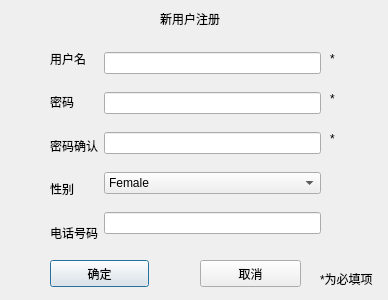
<?xml version="1.0" encoding="UTF-8"?>
<ui version="4.0">
 <class>Register</class>
 <widget class="QDialog" name="Register">
  <property name="geometry">
   <rect>
    <x>0</x>
    <y>0</y>
    <width>388</width>
    <height>300</height>
   </rect>
  </property>
  <property name="windowTitle">
   <string>Dialog</string>
  </property>
  <property name="styleSheet">
   <string notr="true"/>
  </property>
  <widget class="QLabel" name="label">
   <property name="geometry">
    <rect>
     <x>160</x>
     <y>10</y>
     <width>91</width>
     <height>17</height>
    </rect>
   </property>
   <property name="text">
    <string>新用户注册</string>
   </property>
  </widget>
  <widget class="QPushButton" name="ok_btn">
   <property name="geometry">
    <rect>
     <x>50</x>
     <y>260</y>
     <width>99</width>
     <height>27</height>
    </rect>
   </property>
   <property name="text">
    <string>确定</string>
   </property>
  </widget>
  <widget class="QPushButton" name="quit_btn">
   <property name="geometry">
    <rect>
     <x>200</x>
     <y>260</y>
     <width>101</width>
     <height>27</height>
    </rect>
   </property>
   <property name="text">
    <string>取消</string>
   </property>
  </widget>
  <widget class="QLabel" name="label_7">
   <property name="geometry">
    <rect>
     <x>320</x>
     <y>270</y>
     <width>60</width>
     <height>17</height>
    </rect>
   </property>
   <property name="text">
    <string>*为必填项</string>
   </property>
  </widget>
  <widget class="QLabel" name="label_8">
   <property name="geometry">
    <rect>
     <x>330</x>
     <y>50</y>
     <width>60</width>
     <height>17</height>
    </rect>
   </property>
   <property name="text">
    <string>*</string>
   </property>
  </widget>
  <widget class="QLabel" name="label_9">
   <property name="geometry">
    <rect>
     <x>330</x>
     <y>90</y>
     <width>60</width>
     <height>17</height>
    </rect>
   </property>
   <property name="text">
    <string>*</string>
   </property>
  </widget>
  <widget class="QLabel" name="label_10">
   <property name="geometry">
    <rect>
     <x>330</x>
     <y>130</y>
     <width>60</width>
     <height>17</height>
    </rect>
   </property>
   <property name="text">
    <string>*</string>
   </property>
  </widget>
  <widget class="QWidget" name="layoutWidget">
   <property name="geometry">
    <rect>
     <x>50</x>
     <y>40</y>
     <width>271</width>
     <height>211</height>
    </rect>
   </property>
   <layout class="QHBoxLayout" name="horizontalLayout">
    <item>
     <layout class="QVBoxLayout" name="verticalLayout">
      <item>
       <widget class="QLabel" name="label_2">
        <property name="text">
         <string>用户名</string>
        </property>
       </widget>
      </item>
      <item>
       <widget class="QLabel" name="label_3">
        <property name="text">
         <string>密码</string>
        </property>
       </widget>
      </item>
      <item>
       <widget class="QLabel" name="label_4">
        <property name="text">
         <string>密码确认</string>
        </property>
       </widget>
      </item>
      <item>
       <widget class="QLabel" name="label_5">
        <property name="text">
         <string>性别</string>
        </property>
       </widget>
      </item>
      <item>
       <widget class="QLabel" name="label_6">
        <property name="text">
         <string>电话号码</string>
        </property>
       </widget>
      </item>
     </layout>
    </item>
    <item>
     <layout class="QVBoxLayout" name="verticalLayout_2">
      <item>
       <widget class="QLineEdit" name="name_line"/>
      </item>
      <item>
       <widget class="QLineEdit" name="password_line"/>
      </item>
      <item>
       <widget class="QLineEdit" name="password2_line"/>
      </item>
      <item>
       <widget class="QComboBox" name="comboBox">
        <item>
         <property name="text">
          <string>Female</string>
         </property>
        </item>
        <item>
         <property name="text">
          <string>Male</string>
         </property>
        </item>
       </widget>
      </item>
      <item>
       <widget class="QLineEdit" name="phone_line"/>
      </item>
     </layout>
    </item>
   </layout>
  </widget>
 </widget>
 <resources/>
 <connections/>
</ui>
